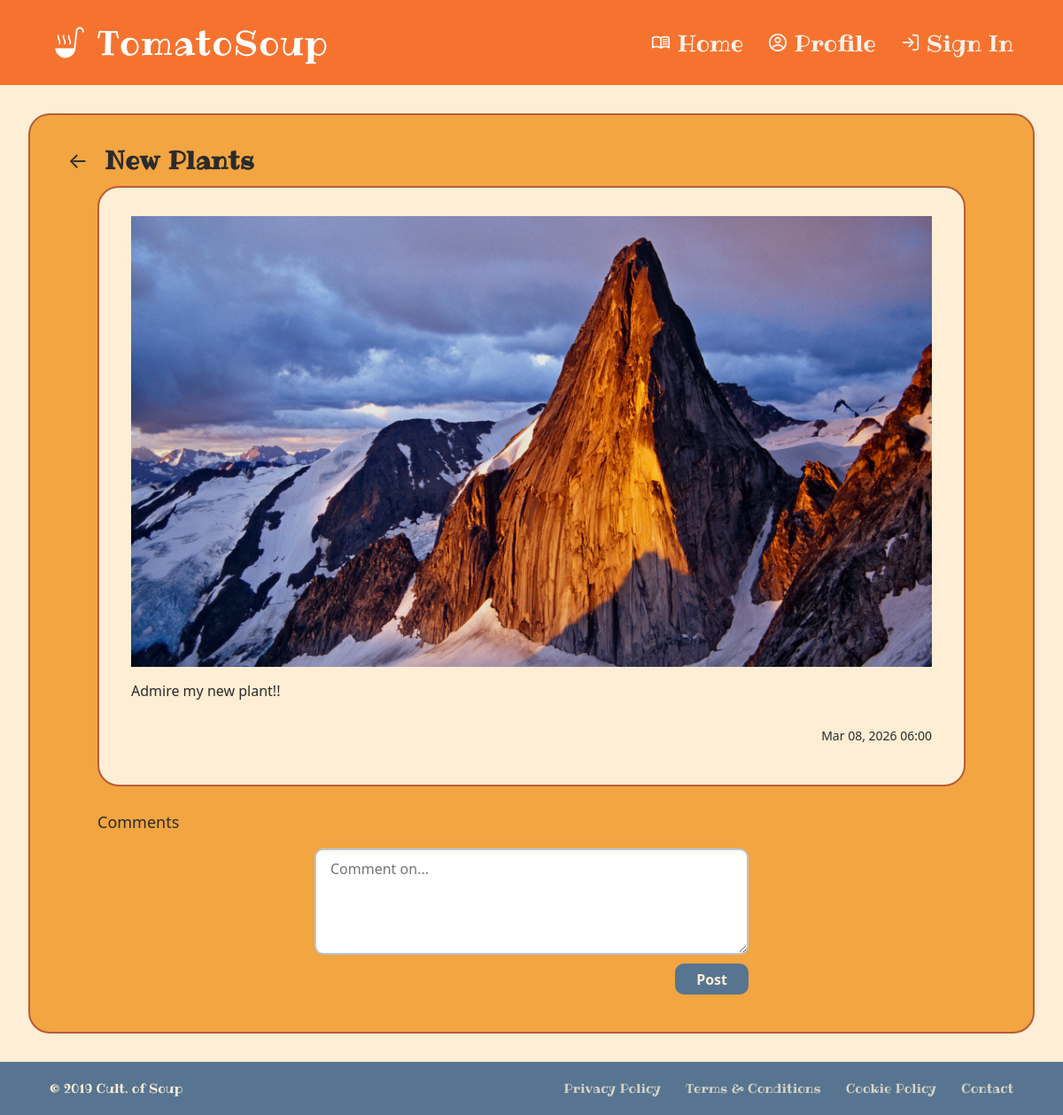
The app's page /post/9fd7a7cb0b834ec7abadf6ac6bf9b0f9/ (signed in), older data.
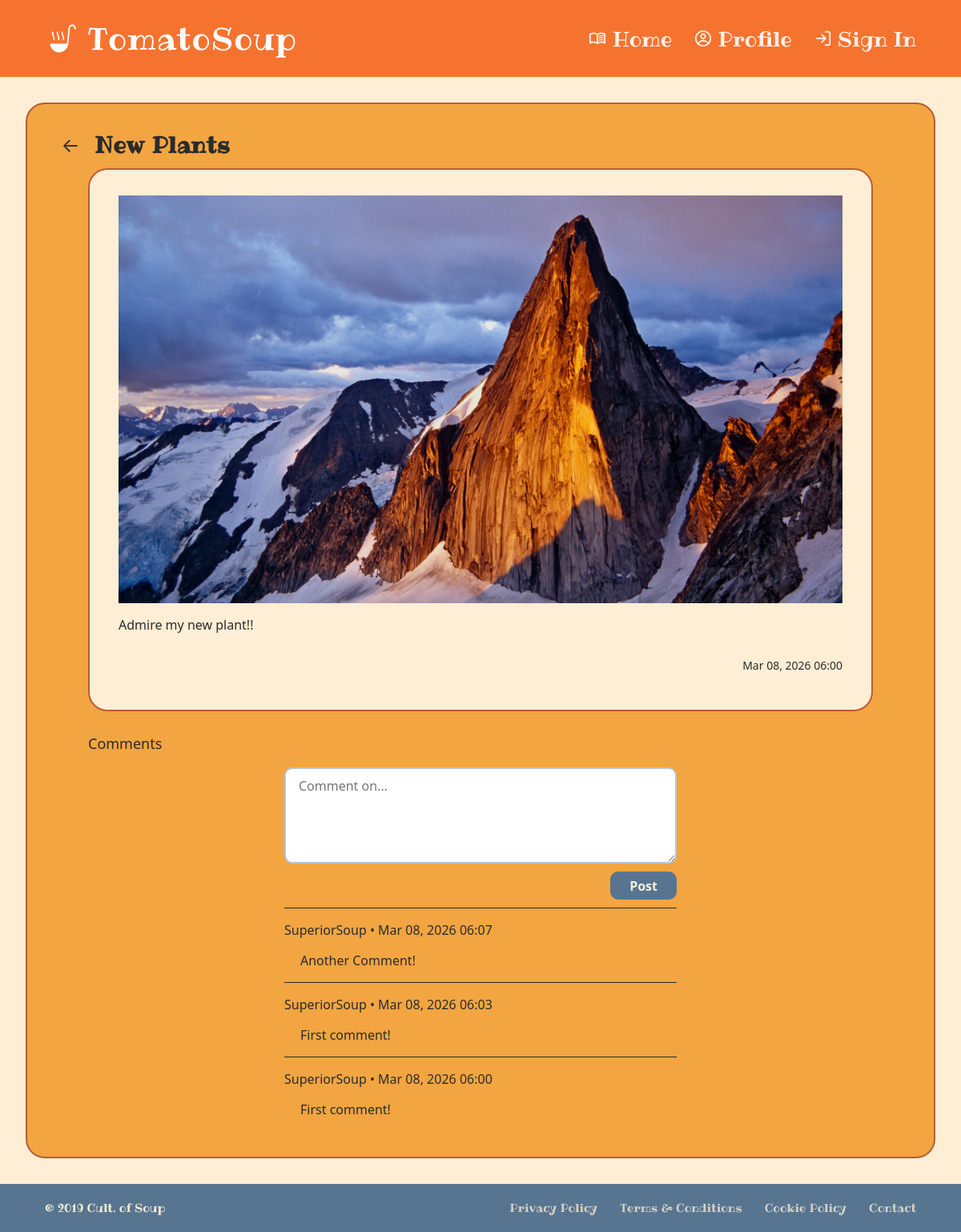
The same page, newer data.
### Soup/models.py (models this page shows, shortened)
class Image(models.Model):
    id = models.UUIDField(primary_key=True, default=uuid.uuid4, editable=False)
    post = models.ForeignKey(Post, on_delete=models.CASCADE)
    image = models.ImageField(upload_to='entry_images/')
    order = models.PositiveIntegerField(default=0)
    class Meta:
        ordering = ['order']

class Comment(models.Model):
    id = models.UUIDField(primary_key=True, default=uuid.uuid4, editable=False)
    post = models.ForeignKey(Post, on_delete=models.CASCADE)
    author = models.ForeignKey(Author, on_delete=models.CASCADE)
    content = models.TextField(max_length=200, blank=True)
    published = models.DateTimeField(default=timezone.now)

class Author(AbstractBaseUser, PermissionsMixin):
    id = models.UUIDField(primary_key=True, default=uuid.uuid4, editable=False)
    username = models.CharField(max_length=150, unique=True)
    email = models.CharField(blank=True)
    password = models.CharField(max_length=128, default="thisisapassword")
    pronouns = models.CharField(max_length=128, default="")
    hobby = JSONField(default=list, blank=True) # This will be a list of strings of hobbies that the user has selected
    date_joined = models.DateTimeField(default=timezone.now)
    is_superuser = models.BooleanField(default=False)
    is_staff = models.BooleanField(default=False)
    is_active = models.BooleanField(default=True)
    objects = UserManager()
    USERNAME_FIELD = "username"
    REQUIRED_FIELDS = ["email", "password"]

### Soup/views.py (the view)
# urls.py: path('post/<str:post_id>/', views.post_view, name='post'),
@login_required
def post_view(request, post_id):
    post = get_object_or_404(Post, pk=post_id)
    author = post.author
    comments = Comment.objects.filter(post_id=post_id).order_by("-published")
    images = Image.objects.filter(post_id=post_id).order_by("-order")
    print(len(images))
    if request.method == "POST":
        req = request.POST
        comment = Comment.objects.create(
            post=post,
            author=request.user,
            content=req['comment']
        )
        comment.save()
        return redirect('post', post_id=post.id)
    else:
        post.views = post.views + 1
        post.save()
    context = {
        "post": post,
        "author": author,
        "comments": comments,
        "images": images
    }
    return render(request, "post.html", context)

### Soup/templates/post.html (shortened to what this page needs)
{% extends 'base.html' %}
{% load static %}
{% block head %}
<link rel="stylesheet" href="{% static 'css/create_post.css' %}">
{% endblock %}
{% block content %}
<div class="create-post-page">
  <article class="create-post-card">
    <header class="create-post-header">
        <a href="{% url 'home' %}" class="create-post-back" aria-label="Back">
        <span class="create-post-back-icon" aria-hidden="true">←</span>
        </a>
        <h1 class="create-post-title">{{ post.title }}</h1>
    </header>
    <div style="padding: 0 40px;width: 100%;height: 100%;display: flex;flex-flow: column;">
        <section class="post-content-section create-post-card">
            {% for img in images %}
                <img src="{{ img.image.url }}">
            {% endfor %}
            <p>{{ post.description }}</p>
            <p style="font-size: 14px;text-align: right;">{{ post.published|date:"M d, Y H:i" }}</p>
        </section>
        <p style="font-size: 18px;">Comments</p>
        <section class="post-comment-section">
            <form method="post" action="">
                <label class="create-post-field">
                    <textarea id="comment" class="create-post-textarea" name="comment" rows="3" cols="30" placeholder="Comment on..."></textarea>
                </label>
                <div style="width: 100%;display: flex;flex-flow: column;padding: 10px 0;">
                    <button type="submit" class="create-post-submit" style="height: 35px;align-self:flex-end">Post</button>
                </div>
            </form>
            {% for comment in comments %}
                <div class="divider"></div>
                <p>{{ comment.author.username }} • {{ comment.published|date:"M d, Y H:i" }}</p>
                <p style="padding-left: 20px;">{{ comment.content }}</p>
            {% endfor %}
        </section>
    </div>
  </article>
</div>
{% endblock %}

Row changes from the older to the newer data that the page shows:
added Comment: author.username "SuperiorSoup", published "Mar 08, 2026 06:07", content "Another Comment!"
added Comment: author.username "SuperiorSoup", published "Mar 08, 2026 06:03", content "First comment!"
added Comment: author.username "SuperiorSoup", published "Mar 08, 2026 06:00", content "First comment!"
